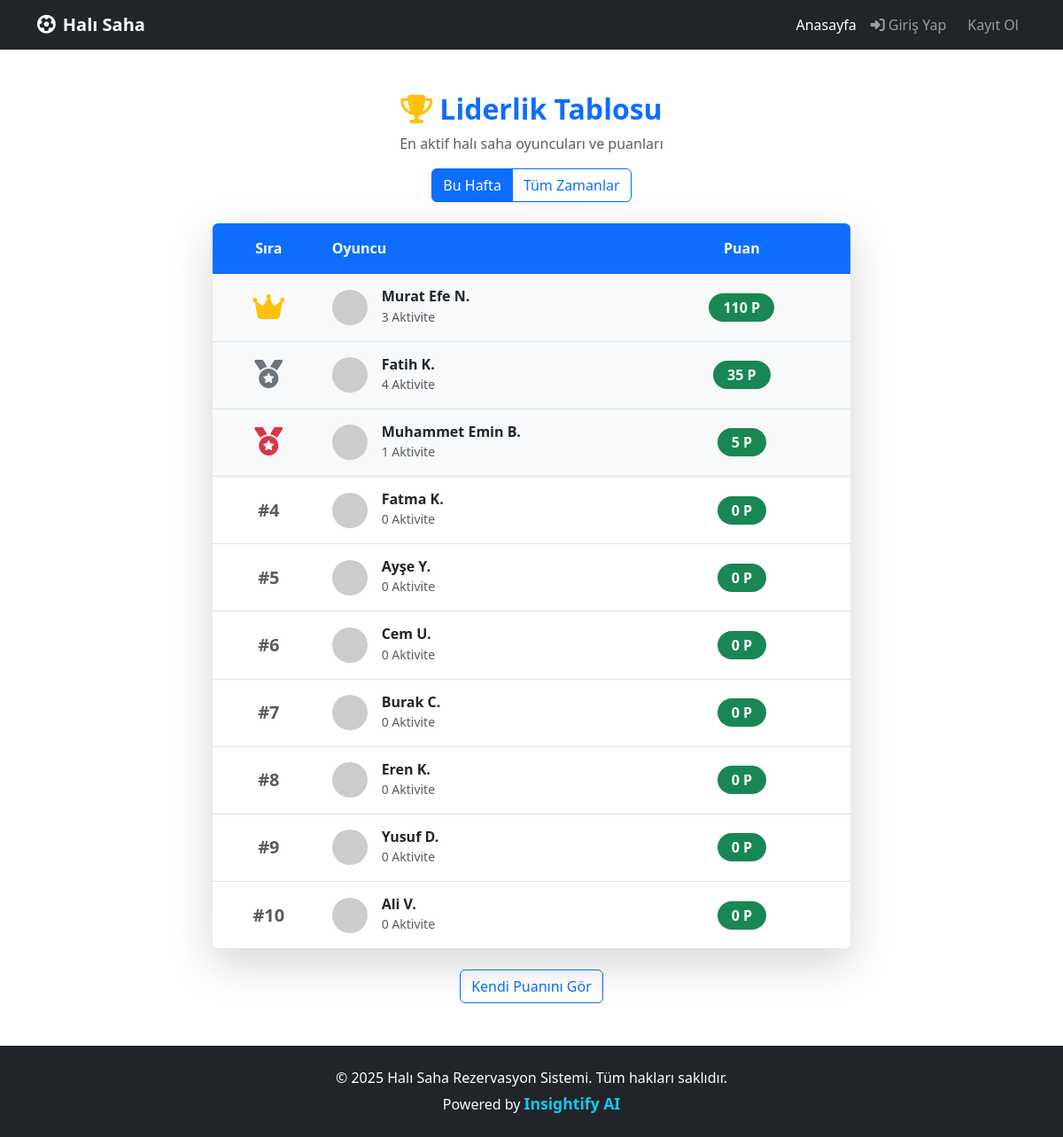
Page /liderlik.php on the committed database.
### tables this page shows
CREATE TABLE `kullanicilar` (
  `kullanici_id` int NOT NULL,
  `eposta` varchar(150) NOT NULL,
  `sifre` varchar(255) NOT NULL,
  `ad` varchar(100) NOT NULL,
  `soyad` varchar(100) NOT NULL,
  `telefon` varchar(20) DEFAULT NULL,
  `rol` enum('musteri','tesis_sahibi','admin') NOT NULL,
  `kayit_tarihi` datetime DEFAULT CURRENT_TIMESTAMP,
  `toplam_puan` int DEFAULT '0',
  `bakiye` decimal(10,2) DEFAULT '0.00'
);

### liderlik.php (the view, shortened to what this page needs)
<?php
require_once 'includes/GamificationService.php';
include 'includes/header.php';
$gamification = new GamificationService($pdo);
$view = $_GET['view'] ?? 'weekly';
if ($view == 'weekly') {
    $stmt = $pdo->prepare("
        SELECT * FROM v_HaftalikPuanlar
        ORDER BY haftalik_puan DESC
        LIMIT 20
    ");
    $stmt->execute();
    $leaderboard = $stmt->fetchAll();
    $puanField = 'haftalik_puan';
} else {
    $leaderboard = $gamification->getLeaderboard(20);
    $title = "Tüm Zamanların Liderleri";
    $puanField = 'toplam_puan';
}
?>
<div class="container mb-5">
    <div class="row justify-content-center">
        <div class="col-md-8">
            <div class="text-center mb-4 mt-4">
                <h2 class="fw-bold text-primary"><i class="fas fa-trophy text-warning me-2"></i>Liderlik Tablosu</h2>
                <p class="text-muted">En aktif halı saha oyuncuları ve puanları</p>
                <div class="btn-group shadow-sm">
                    <a href="?view=weekly" class="btn <?php echo $view == 'weekly' ? 'btn-primary' : 'btn-outline-primary'; ?>">
                        Bu Hafta
                    </a>
                    <a href="?view=all" class="btn <?php echo $view == 'all' ? 'btn-primary' : 'btn-outline-primary'; ?>">
                        Tüm Zamanlar
                    </a>
                </div>
            </div>
            <div class="card border-0 shadow-lg overflow-hidden">
                <div class="card-header bg-primary text-white p-3">
                    <div class="row fw-bold text-center">
                        <div class="col-2">Sıra</div>
                        <div class="col-6 text-start">Oyuncu</div>
                        <div class="col-4">Puan</div>
                    </div>
                </div>
                <div class="list-group list-group-flush">
                    <?php if (count($leaderboard) > 0): ?>
                        <?php $rank = 1; ?>
                        <?php foreach ($leaderboard as $user): ?>
                            <div class="list-group-item p-3 <?php echo $rank <= 3 ? 'bg-light' : ''; ?>">
                                <div class="row align-items-center text-center">
                                    <div class="col-2">
                                        <?php if ($rank == 1): ?>
                                            <i class="fas fa-crown text-warning fa-2x"></i>
                                        <?php elseif ($rank == 2): ?>
                                            <i class="fas fa-medal text-secondary fa-2x"></i>
                                        <?php elseif ($rank == 3): ?>
                                            <i class="fas fa-medal text-danger fa-2x"></i>
                                        <?php else: ?>
                                            <span class="fw-bold fs-5 text-muted">#<?php echo $rank; ?></span>
                                        <?php endif; ?>
                                    </div>
                                    <div class="col-6 text-start">
                                        <div class="d-flex align-items-center">
                                            <img src="https://ui-avatars.com/api/?name=<?php echo urlencode($user['ad'] . ' ' . $user['soyad']); ?>&background=random" class="rounded-circle me-3" width="40">
                                            <div>
                                                <h6 class="fw-bold mb-0"><?php echo htmlspecialchars($user['ad'] . ' ' . substr($user['soyad'], 0, 1) . '.'); ?></h6>
                                                <small class="text-muted">
                                                    <?php echo isset($user['aktivite_sayisi']) ? $user['aktivite_sayisi'] . ' Aktivite' : ($user['rezervasyon_sayisi'] ?? 0) . ' Maç'; ?>
                                                </small>
                                            </div>
                                        </div>
                                    </div>
                                    <div class="col-4">
                                        <span class="badge bg-success rounded-pill px-3 py-2 fs-6">
                                            <?php echo number_format($user[$puanField]); ?> P
                                        </span>
                                    </div>
                                </div>
                            </div>
                            <?php $rank++; ?>
                        <?php endforeach; ?>
                    <?php endif; ?>
                </div>
            </div>
            <div class="text-center mt-4">
                <a href="profil.php" class="btn btn-outline-primary">Kendi Puanını Gör</a>
            </div>
        </div>
    </div>
</div>
<?php include 'includes/footer.php'; ?>

### rows in the picture
kullanicilar: ad+soyad "Murat Efe N.", aktivite_sayisi "3", puanField "110"
kullanicilar: ad+soyad "Fatih K.", aktivite_sayisi "4", puanField "35"
kullanicilar: ad+soyad "Muhammet Emin B.", aktivite_sayisi "1", puanField "5"
kullanicilar: ad+soyad "Fatma K.", aktivite_sayisi "0", puanField "0"
kullanicilar: ad+soyad "Ayşe Y.", aktivite_sayisi "0", puanField "0"
kullanicilar: ad+soyad "Cem U.", aktivite_sayisi "0", puanField "0"
kullanicilar: ad+soyad "Burak C.", aktivite_sayisi "0", puanField "0"
kullanicilar: ad+soyad "Eren K.", aktivite_sayisi "0", puanField "0"
kullanicilar: ad+soyad "Yusuf D.", aktivite_sayisi "0", puanField "0"
kullanicilar: ad+soyad "Ali V.", aktivite_sayisi "0", puanField "0"
